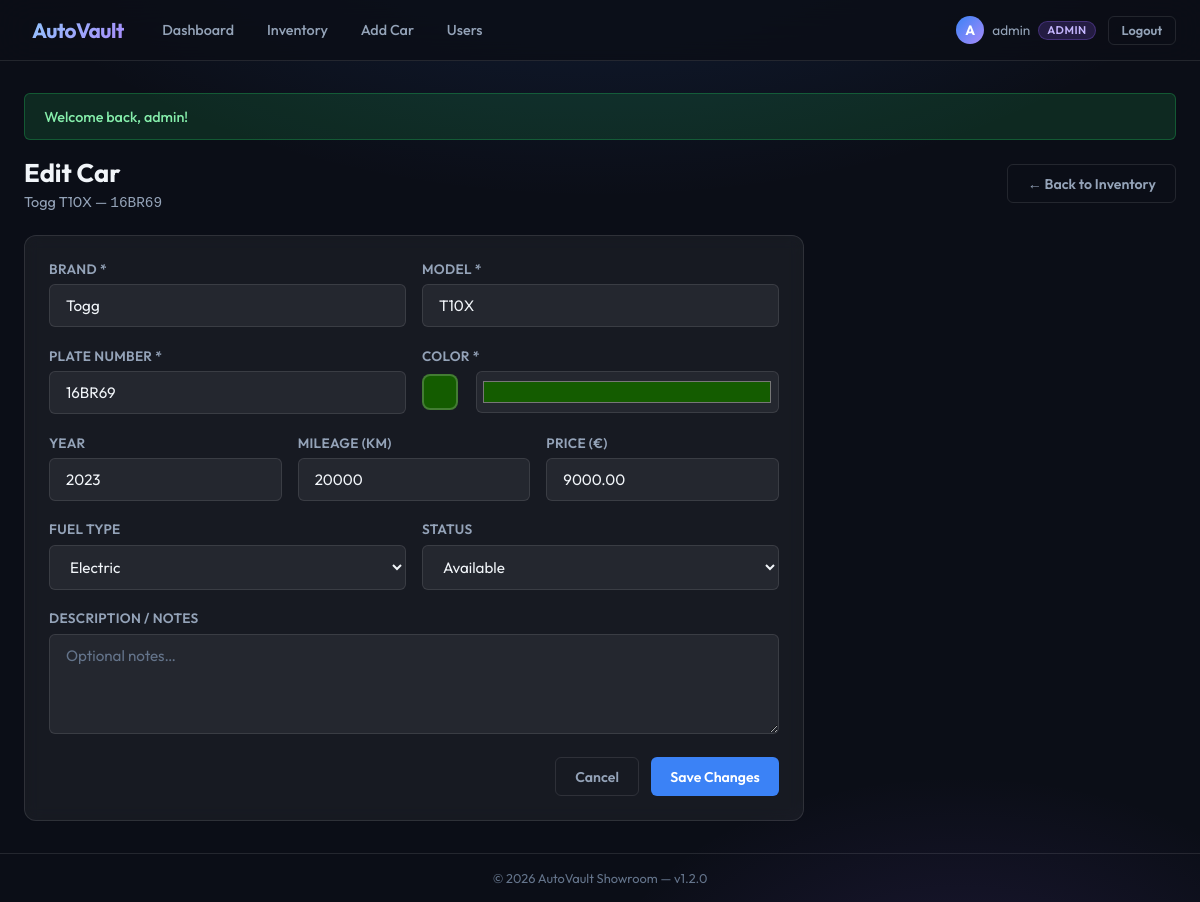
Page /edit_car.php?plate=16BR69 (signed in) on the committed database.
### tables this page shows
CREATE TABLE `car_data` (
  `plate_number` varchar(20) NOT NULL,
  `car_model` varchar(120) NOT NULL,
  `brand` varchar(80) NOT NULL DEFAULT '',
  `year` year(4) DEFAULT NULL,
  `mileage` int(10) unsigned DEFAULT NULL,
  `price` decimal(12,2) DEFAULT NULL,
  `fuel_type` enum('petrol','diesel','electric','hybrid','lpg','other') NOT NULL DEFAULT 'petrol',
  `status` enum('available','sold','reserved') NOT NULL DEFAULT 'available',
  `description` text DEFAULT NULL,
  `color` varchar(50) NOT NULL,
  PRIMARY KEY (`plate_number`),
  CONSTRAINT `fk_car_data_cars` FOREIGN KEY (`plate_number`) REFERENCES `cars` (`plate_number`) ON DELETE CASCADE ON UPDATE CASCADE
);

CREATE TABLE `cars` (
  `plate_number` varchar(20) NOT NULL,
  `created_at` timestamp NOT NULL DEFAULT current_timestamp(),
  `updated_at` timestamp NOT NULL DEFAULT current_timestamp() ON UPDATE current_timestamp(),
  PRIMARY KEY (`plate_number`)
);

### App/Autoloader.php (called while the page is built, shortened)
<?php
spl_autoload_register(function ($class) {
    $base_dir = __DIR__ . '/';
    $relative_class = substr($class, 4);
    $file = $base_dir . str_replace('\\', '/', $relative_class) . '.php';
});

### App/Database.php (called while the page is built, shortened)
<?php
class Database {
    private static ?PDO $pdo = null;
    public static function getConnection(): PDO {
        if (self::$pdo === null) {
            $dsn = 'mysql:host=' . DB_HOST . ';dbname=' . DB_NAME . ';charset=' . DB_CHARSET;
            self::$pdo = new PDO($dsn, DB_USER, DB_PASS, [
                PDO::ATTR_ERRMODE            => PDO::ERRMODE_EXCEPTION,
                PDO::ATTR_DEFAULT_FETCH_MODE => PDO::FETCH_ASSOC,
                PDO::ATTR_EMULATE_PREPARES   => false,
            ]);
        }
        return self::$pdo;
    }
}

### App/Services/CarService.php (called while the page is built, shortened)
<?php
class CarService {
    private CarRepository $repo;
    public function __construct() {
        $this->repo = new CarRepository();
    }
    public function getCar(string $plate): ?array {
        return $this->repo->getByPlate($plate);
    }
}

### App/Repositories/CarRepository.php (called while the page is built, shortened)
<?php
class CarRepository {
    private PDO $pdo;
    public function __construct() {
        $this->pdo = Database::getConnection();
    }
    public function getByPlate(string $plate): ?array {
        $stmt = $this->pdo->prepare('
            SELECT c.plate_number, cd.brand, cd.car_model, cd.color, cd.year, cd.mileage,
                   cd.price, cd.fuel_type, cd.status, cd.description, c.created_at, c.updated_at
            FROM cars c
            JOIN car_data cd ON c.plate_number = cd.plate_number
            WHERE c.plate_number = ?
        ');
        $stmt->execute([$plate]);
        $car = $stmt->fetch();
        return $car ?: null;
    }
}

### edit_car.php (the view, shortened to what this page needs)
<?php
require_once __DIR__ . '/config.php';
require_once __DIR__ . '/layout.php';
$plate = trim($_GET['plate'] ?? '');
$carService = new \App\Services\CarService();
$car = $carService->getCar($plate);
$vals   = $car;
?>
<div class="page-header">
  <div>
    <h1 class="page-title"><?= isAdmin() ? 'Edit Car' : 'Update Status &amp; Notes' ?></h1>
    <p class="page-subtitle">
      <?= h($car['brand']) ?> <?= h($car['car_model']) ?> &mdash;
      <code><?= h($car['plate_number']) ?></code>
    </p>
  </div>
  <a href="cars.php" class="btn btn-ghost">← Back to Inventory</a>
</div>
<?php if (isAdmin()): ?>
<div class="card" style="max-width:780px">
  <form method="post" action="edit_car.php?plate=<?= urlencode($plate) ?>">
    <div class="form-row">
      <div class="form-group">
        <label class="form-label" for="brand">Brand *</label>
        <input id="brand" type="text" name="brand" class="form-control"
               value="<?= h($vals['brand']) ?>" required maxlength="80">
      </div>
      <div class="form-group">
        <label class="form-label" for="car_model">Model *</label>
        <input id="car_model" type="text" name="car_model" class="form-control"
               value="<?= h($vals['car_model']) ?>" required maxlength="120">
      </div>
    </div>
    <div class="form-row">
      <div class="form-group">
        <label class="form-label" for="plate_number">Plate Number *</label>
        <input id="plate_number" type="text" name="plate_number" class="form-control"
               value="<?= h($vals['plate_number']) ?>" required maxlength="20"
               style="text-transform:uppercase">
      </div>
      <div class="form-group">
        <label class="form-label" for="colorInput">Color *</label>
        <div style="display:flex;gap:.75rem;align-items:center">
          <span id="colorPreview" data-color-for="colorInput" class="color-swatch"
                style="width:36px;height:36px;border-radius:8px;flex-shrink:0;background:<?= h($vals['color']) ?>"></span>
          <input id="colorInput" type="color" name="color" class="form-control"
                 value="<?= h($vals['color']) ?>" style="height:42px;padding:.3rem">
        </div>
      </div>
    </div>
    <div class="form-row-3">
      <div class="form-group">
        <label class="form-label" for="year">Year</label>
        <input id="year" type="number" name="year" class="form-control"
               value="<?= h((string)($vals['year'] ?? '')) ?>"
               min="1886" max="<?= date('Y')+1 ?>">
      </div>
      <div class="form-group">
        <label class="form-label" for="mileage">Mileage (km)</label>
        <input id="mileage" type="number" name="mileage" class="form-control"
               value="<?= h((string)($vals['mileage'] ?? '')) ?>" min="0">
      </div>
      <div class="form-group">
        <label class="form-label" for="price">Price (€)</label>
        <input id="price" type="number" name="price" class="form-control"
               value="<?= h((string)($vals['price'] ?? '')) ?>" min="0" step="0.01">
      </div>
    </div>
    <div class="form-row">
      <div class="form-group">
        <label class="form-label" for="fuel_type">Fuel Type</label>
        <select id="fuel_type" name="fuel_type" class="form-control">
          <?php foreach(['petrol','diesel','electric','hybrid','lpg','other'] as $f): ?>
            <option value="<?= $f ?>" <?= ($vals['fuel_type']??'')===$f?'selected':'' ?>><?= ucfirst($f) ?></option>
          <?php endforeach; ?>
        </select>
      </div>
      <div class="form-group">
        <label class="form-label" for="status">Status</label>
        <select id="status" name="status" class="form-control">
          <?php foreach(['available','sold','reserved'] as $s): ?>
            <option value="<?= $s ?>" <?= ($vals['status']??'')===$s?'selected':'' ?>><?= ucfirst($s) ?></option>
          <?php endforeach; ?>
        </select>
      </div>
    </div>
    <div class="form-group">
      <label class="form-label" for="description">Description / Notes</label>
      <textarea id="description" name="description" class="form-control"
                placeholder="Optional notes…" maxlength="2000"><?= h($vals['description'] ?? '') ?></textarea>
    </div>
    <div style="display:flex;gap:.75rem;justify-content:flex-end;margin-top:.5rem">
      <a href="cars.php" class="btn btn-ghost">Cancel</a>
      <button type="submit" class="btn btn-primary">Save Changes</button>
    </div>
  </form>
</div>
<?php endif; ?>

### assets/css/style.css (style rules this page uses)
:root { --bg-base: #0b0e17; --bg-card: rgba(255,255,255,.05); --bg-card-hover: rgba(255,255,255,.09); --border: rgba(255,255,255,.10); --border-hover: rgba(99,179,237,.45); --accent: #3b82f6; --accent-dark: #2563eb; --accent-glow: rgba(59,130,246,.35); --danger: #ef4444; --danger-dark: #dc2626; --success: #22c55e; --warning: #f59e0b; --info: #38bdf8; --text-primary: #f1f5f9; --text-muted: #94a3b8; --text-dim: #64748b; --radius-sm: 6px; --radius: 12px; --radius-lg: 18px; --shadow: 0 8px 32px rgba(0,0,0,.45); --transition: .22s cubic-bezier(.4,0,.2,1); --font: 'Outfit', system-ui, sans-serif; }
*,*::before,*::after { box-sizing:border-box; margin:0; padding:0; }
html { font-size:16px; scroll-behavior:smooth; }
body { font-family: var(--font); background: var(--bg-base); color: var(--text-primary); min-height: 100vh; display: flex; flex-direction: column; background-image: radial-gradient(ellipse 80% 60% at 50% -20%, rgba(59,130,246,.18) 0%, transparent 70%), radial-gradient(ellipse 50% 40% at 80% 110%, rgba(139,92,246,.12) 0%, transparent 60%); }
a { color: var(--accent); text-decoration: none; }
.btn { display: inline-flex; align-items: center; gap: .4rem; padding: .6rem 1.2rem; border-radius: var(--radius-sm); font-family: var(--font); font-size: .88rem; font-weight: 600; cursor: pointer; border: none; transition: all var(--transition); white-space: nowrap; text-decoration: none; }
.btn-primary { background: var(--accent); color:#fff; }
.btn-ghost { background: transparent; border: 1px solid var(--border); color: var(--text-muted); }
.card { background: var(--bg-card); border: 1px solid var(--border); border-radius: var(--radius); padding: 1.5rem; backdrop-filter: blur(8px); transition: border-color var(--transition), box-shadow var(--transition); }
.form-group { margin-bottom: 1.2rem; }
.form-label { display: block; font-size: .85rem; font-weight: 600; color: var(--text-muted); margin-bottom: .4rem; letter-spacing: .3px; text-transform: uppercase; }
.form-control { width: 100%; padding: .7rem 1rem; background: rgba(255,255,255,.06); border: 1px solid var(--border); border-radius: var(--radius-sm); color: var(--text-primary); font-family: var(--font); font-size: .95rem; transition: border-color var(--transition), box-shadow var(--transition); outline: none; }
.form-control::placeholder { color: var(--text-dim); }
select.form-control option { background: #1e293b; }
.form-row { display: grid; grid-template-columns: 1fr 1fr; gap: 1rem; }
.form-row-3 { display: grid; grid-template-columns: 1fr 1fr 1fr; gap: 1rem; }
textarea.form-control { resize: vertical; min-height: 100px; }
.page-header { display: flex; align-items: center; justify-content: space-between; margin-bottom: 1.5rem; flex-wrap: wrap; gap: 1rem; }
.page-title { font-size: 1.6rem; font-weight: 700; }
.page-subtitle { color: var(--text-muted); font-size: .9rem; margin-top: .2rem; }
.color-swatch { display: inline-block; width: 18px; height: 18px; border-radius: 50%; border: 2px solid rgba(255,255,255,.2); vertical-align: middle; margin-right: .35rem; }

### rows in the picture
car_data: brand "Togg", car_model "T10X", plate_number.plate_number "16BR69", plate_number "16BR69", color "#145c00", year "2023", mileage "20000", price "9000.00", fuel_type "Electric", status "Available"

### other values in the picture
$label "Dashboard"
$label "Inventory"
$label "Add Car"
$label "Users"
$user[0] "A"
$user "admin"
$role "ADMIN"
$msg "Welcome back, admin!"
$version "1.2.0"
